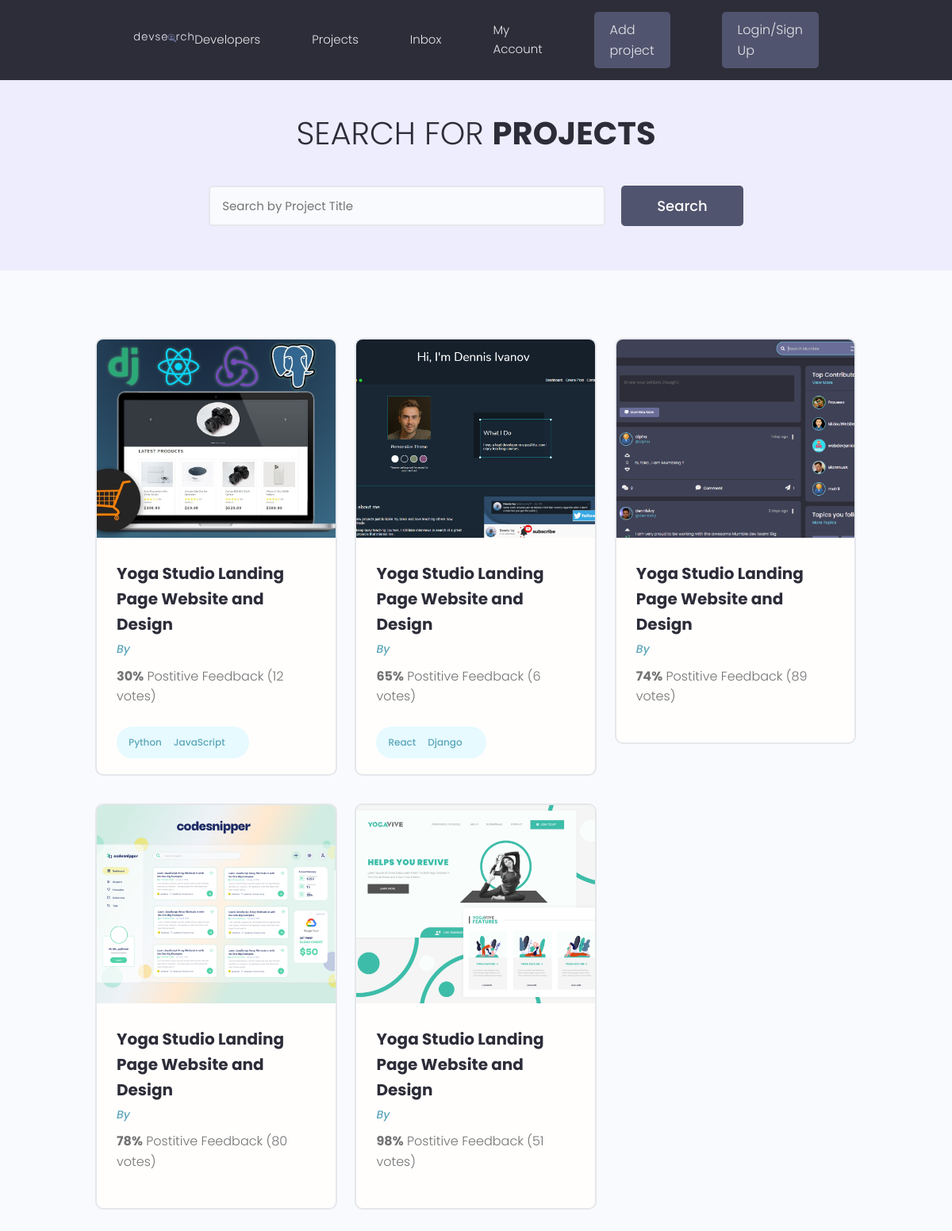
The page /projects/ on the database as committed earlier.
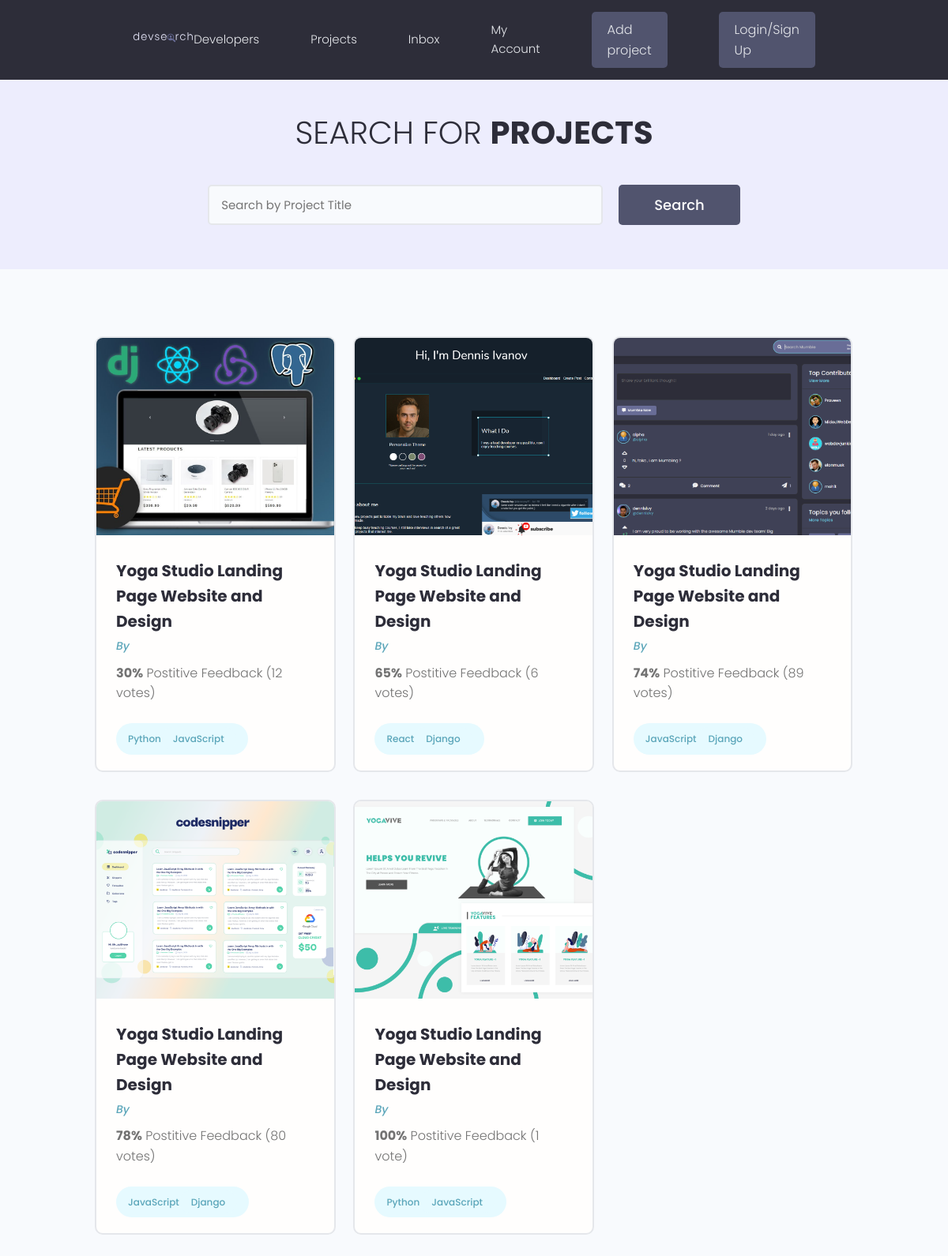
The same page on the database as committed later.
### projects/models.py (models this page shows, shortened)
class project(models.Model):
    owner = models.ForeignKey(
        Profile, null=True, blank= True, on_delete=models.SET_NULL)
    title = models.CharField(max_length= 200 )
    description = models.TextField(null= True , blank= True)
    featured_image = models.ImageField(null= True , blank= True , default= "default.jpg" )
    demo_link = models.CharField(max_length= 2000, null= True , blank= True)
    source_link = models.CharField(max_length= 2000, null= True , blank= True)
    tag = models.ManyToManyField('tag', blank=True)
    vote_total = models.IntegerField( default= 0 , blank= True, null= True)
    vote_ratio = models.IntegerField( default= 0 ,blank= True, null= True )
    created = models.DateField(auto_now_add=True)
    id = models.UUIDField(default=uuid.uuid4, unique=True, primary_key= True, editable= False)

class tag(models.Model):
    name = models.CharField(max_length= 200 )
    created = models.DateField(auto_now_add=True)
    id = models.UUIDField(default=uuid.uuid4, unique=True, primary_key= True, editable= False)
    def __str__(self):
        return self.name

### projects/views.py (the view)
# urls.py: path('projects/', include('projects.urls')),
def projects (request):
    projects = project.objects.all()
    context= { 'projects': projects }
    return render(request,'projects/projects.html', context)

### projects/template/projects/projects.html (shortened to what this page needs)
{% extends 'main.html' %}
{% block content %}
  <main class="projects">
    <section class="hero-section text-center">
      <div class="container container--narrow">
        <div class="hero-section__box">
          <h2>Search for <span>Projects</span></h2>
        </div>
        <div class="hero-section__search">
          <form class="form" action="#" method="get">
            <div class="form__field">
              <input class="input input--text" id="formInput#search" type="text" name="text"
                placeholder="Search by Project Title" />
            </div>
            <input class="btn btn--sub btn--lg" type="submit" value="Search" />
          </form>
        </div>
      </div>
    </section>
    <section class="projectsList">
      <div class="container">
        <div class="grid grid--three">
          {% for project in projects %}
          <div class="column">
            <div class="card project">
              <a href="{% url 'project' project.id %}" class="project">
                <img class="project__thumbnail" src="{{project.featured_image.url}}" alt="project thumbnail" />
                <div class="card__body">
                  <h3 class="project__title">Yoga Studio Landing Page Website and Design</h3>
                  <p><a class="project__author" href="{% url 'user-profile' project.owner.id %}">By {{project.owner.name}}</a></p>
                  <p class="project--rating">
                    <span style="font-weight: bold;">{{project.vote_ratio}}%</span> Postitive
                    Feedback ({{project.vote_total}} vote{{project.vote_total|pluralize:"s"}})
                  </p>
                  <div class="project__tags">
                    {% for tags in project.tag.all  %}
                    <span class="tag tag--pill tag--main">
                      <small>{{tags}}</small>
                    {% endfor %}
                    </span>
                  </div>
                </div>
              </a>
            </div>
          </div>
          {% endfor %}
        </div>
      </div>
    </section>
  </main>
{% endblock content %}

### template/main.html (shortened to what this page needs)
<!DOCTYPE html>
{% load static %}
<html lang="en">
<head>
    <link rel="stylesheet" href="https://cdn.iconmonstr.com/1.3.0/css/iconmonstr-iconic-font.min.css" />
    <link rel="stylesheet" href='{% static "uikit/styles/uikit.css" %}' />
    <link rel="stylesheet" href="{% static 'styles/app.css' %}" />
<body>
    {% include 'navbar.html' %}
    {% block content %}
    {% endblock content %}
</body>
</html>

### template/navbar.html (shortened to what this page needs)
{% load static %}
  <header class="header">
    <div class="container container--narrow">
      <a href="{% url 'profiles' %}" class="header__logo">
        <img src="{% static 'images/logo.svg' %}" alt="DevSearch Logo" />
      </a>
      <nav class="header__nav">
        <ul class="header__menu">
          <li class="header__menuItem"><a href="{% url 'profiles' %}">Developers</a></li>
          <li class="header__menuItem"><a href="{% url 'projects' %}">Projects</a></li>
          <li class="header__menuItem"><a href="">Inbox</a></li>
          <li class="header__menuItem"><a href="">My Account</a></li>
          <li class="header__menuItem"><a href="{% url 'create-project' %}" class="btn btn--sub">Add project</a></li>
          <li class="header__menuItem"><a href="" class="btn btn--sub">Login/Sign Up</a></li>
        </ul>
      </nav>
    </div>
  </header>

### static/styles/app.css (style rules this page uses)
:root { --color-sub: #2d2d39; }
.btn--sub { background-color: var(--color-sub-light); }
.card { border: 2px solid var(--color-light); }
img { width: 100%; }
.header { position: sticky; z-index: 111; background-color: var(--color-sub); padding: 1.5rem 0; }
.header > .container { display: flex; justify-content: space-between; align-items: center; }
.header__logo > img { height: 3.8rem; }
.header__nav > ul { display: inline-flex; align-items: center; list-style: none; gap: 6.5rem; }
.header__menuItem > a { color: var(--color-light); font-weight: 300; }
.hero-section { height: 40vh; display: flex; align-items: center; background-color: var(--color-sub); }
.hero-section__box { margin-bottom: 4rem; }
.hero-section__box > h2, .hero-section__box > h2 > span { font-size: 4rem; color: var(--color-light); line-height: 1.3; text-transform: uppercase; }
.hero-section__box > h2 { font-weight: 300; }
.hero-section__box > h2 > span { font-weight: 700; }
.hero-section__search > .form { display: flex; align-items: center; justify-content: center; gap: 2rem; }
.hero-section__search > .form input.input--text { width: 50rem; }
.project__author { font-size: 1.4rem; font-style: italic; }
.project--rating { margin-bottom: 1.6em; margin-top: .5em; }
.projects > .hero-section { background: var(--color-sub-lighter); height: 30vh; }
.projects .hero-section__box { margin-bottom: 2.5rem; }
.projects .hero-section__box > h2 { color: var(--color-sub); }
.projects .hero-section__box > h2 > span { font-weight: 700; color: var(--color-sub); }
.projectsList { margin-top: 8rem; }
.project__thumbnail { height: 25rem; object-fit: cover; object-position: top center; }
.project__title { font-size: 2rem; font-weight: 700; color: var(--color-sub); }

### static/uikit/styles/modules/_variables.css (style rules this page uses)
:root { --color-main: #5aa5b9; --color-main-light: #e6faff; --color-sub: #3f4156; --color-sub-light: #51546e; --color-sub-lighter: #ededfd; --color-text: #737373; --color-gray: #8b8b8b; --color-light: #e5e7eb; --color-light-gray: #767676; --color-bg: #f8fafd; --color-white: #fffefd; --color-white-light: #f3f3f3; --color-success: #359e64; --color-success-bg: #def8e8; --color-error: #fc4b0b; --color-error-bg: #fff2ee; --font-base: 'Poppins', arial, helvetica, 'Segoe UI', roboto, ubuntu, sans-serif; --font-monospace: 'Fira Code', 'Courier New', courier, monospace; --font-regular: 300; --font-medium: 500; --font-bold: 700; --generic-shadow: 1px 1px 5px #00000010; --generic-transition: all 0.3s ease-in-out; }

### static/uikit/styles/modules/_base.css (style rules this page uses)
* { margin: 0; padding: 0; box-sizing: border-box; text-rendering: optimizeLegibility; color: inherit; font-size: inherit; }
html { font-size: 50%; }
@media only screen and (min-width: 480px) { html { font-size: 56.25%; } }
@media only screen and (min-width: 1200px) { html { font-size: 62.5%; } }
body { line-height: 1.6; font-weight: 400; font-size: 1.5rem; color: var(--color-text); background-color: var(--color-bg); min-height: 100vh; }

### static/uikit/styles/modules/_typography.css (style rules this page uses)
* { font-family: var(--font-base); }
h2 { font-size: 3.6rem; font-weight: var(--font-bold); }
h3 { font-size: 3.2rem; font-weight: var(--font-medium); }
p, span, strong { font-size: 1.6rem; color: var(--color-text); font-weight: var(--font-regular); }
a { padding-bottom: 2px; text-decoration: none; display: inline-block; color: var(--color-main); font-weight: var(--font-medium); }

### static/uikit/styles/modules/_utilities.css (style rules this page uses)
.container { width: 92%; max-width: 165rem; margin: 0 auto; box-sizing: border-box; }
.container--narrow { width: 92%; max-width: 120rem; }
@media screen and (min-width: 1000px) { .container { width: 90%; } }
@media screen and (min-width: 1000px) { .container--narrow { width: 85%; } }
@media screen and (min-width: 1200px) { .container { width: 80%; } }
@media screen and (min-width: 1200px) { .container--narrow { width: 72%; } }
.text-center { text-align: center; }

### static/uikit/styles/modules/_button.css (style rules this page uses)
.btn { display: inline-block; position: relative; cursor: pointer; background-color: var(--color-light); font-weight: var(--font-medium); color: var(--color-sub); text-decoration: none; padding: 1rem 2rem; border-radius: 0.5rem; border: none; width: -webkit-fit-content; width: -moz-fit-content; width: fit-content; height: -webkit-fit-content; height: -moz-fit-content; height: fit-content; font-size: 1.6rem; outline-width: 0; outline-color: transparent; -webkit-backface-visibility: hidden; backface-visibility: hidden; transition: all 0.3s ease-in-out; }
.btn--sub { background-color: var(--color-sub); color: var(--color-white); }
.btn--lg { font-size: 1.8rem; padding: 1.2rem 4.5rem; }

Rows that differ between the two databases and show on the page:
changed project (number 3 of 5 on the later page): gains tag (name "JavaScript"); gains tag (name "Django")
changed project (number 4 of 5 on the later page): gains tag (name "JavaScript"); gains tag (name "Django")
changed project (number 5 of 5 on the later page): vote_ratio "98" → "100"; vote_total "51" → "1"; gains tag (name "Python"); gains tag (name "JavaScript")
